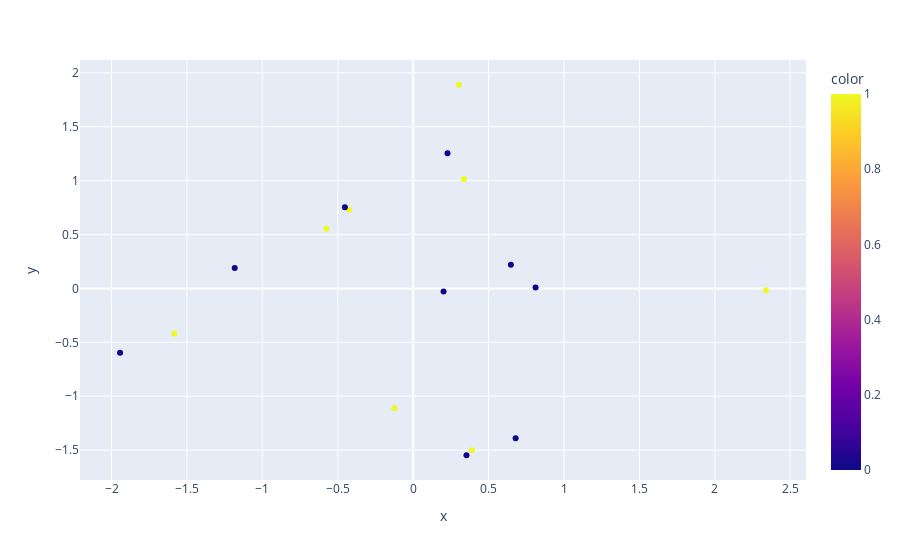

This figure's notebook cell:
### Code cell
train = dataset.reset_index()[~dataset.reset_index().period.between("2024-04-22","2024-04-27")]
test = dataset.reset_index()[dataset.reset_index().period.between("2024-04-22","2024-04-27")]
train = train[train.period.str.contains('09:35:00')]
test = test[test.period.str.contains('09:35:00')]

train_embeddings = pca.fit_transform(train.drop(columns=['movement', 'period']).values)

px.scatter(train.reset_index(),x=train_embeddings[:,0],y=train_embeddings[:,1],color=train.movement.values,hover_data=train.columns)

### Figure 1 — Plotly figure (JSON) as saved in the notebook; plotly's stock layout.template omitted (floating-point values rounded to 4 significant figures; data arrays with more than 128 entries replaced by an {"elided": "..."} marker saying what was removed)
{"data": [{"customdata": {"elided": "17x23 mixed values"}, "hovertemplate": "x=%{x}<br>y=%{y}<br>period=%{customdata[0]}<br>movement=%{customdata[1]}<br>movement_prev_period=%{customdata[2]}<br>chg_prev_period=%{customdata[3]}<br>vpoc_prev_period=%{customdata[4]}<br>total_volume_prev_period=%{customdata[5]}<br>vpoc_tpoc_dist_prev_period=%{customdata[6]}<br>vpoc_close_dist_prev_period=%{customdata[7]}<br>tpoc_close_dist_prev_period=%{customdata[8]}<br>vpoc_price_high_dist_prev_period=%{customdata[9]}<br>vpoc_price_low_dist_prev_period=%{customdata[10]}<br>tpoc_price_high_dist_prev_period=%{customdata[11]}<br>tpoc_price_low_dist_prev_period=%{customdata[12]}<br>price_std_prev_period=%{customdata[13]}<br>price_skew_prev_period=%{customdata[14]}<br>price_kurt_prev_period=%{customdata[15]}<br>vol_price_std_prev_period=%{customdata[16]}<br>vol_price_skew_prev_period=%{customdata[17]}<br>vol_price_kurt_prev_period=%{customdata[18]}<br>trapped_longs_prev_period=%{customdata[19]}<br>trapped_shorts_prev_period=%{customdata[20]}<br>trapped_shorts_at_extremes_prev_period=%{customdata[21]}<br>trapped_longs_at_extremes_prev_period=%{customdata[22]}<br>color=%{marker.color}<extra></extra>", "legendgroup": "", "marker": {"color": [0, 1, 1, 0, 0, 1, 0, 1, 0, 0, 0, 1, 1, 0, 0, 1, 1], "coloraxis": "coloraxis", "symbol": "circle"}, "mode": "markers", "name": "", "orientation": "v", "showlegend": false, "type": "scatter", "x": [-1.943, -0.4251, -1.583, -0.4527, 0.6479, -0.5756, 0.8114, -0.1249, -1.183, 0.6792, 0.2015, 0.3888, 2.339, 0.3534, 0.2278, 0.3028, 0.3365], "xaxis": "x", "y": [-0.5967, 0.729, -0.4184, 0.7529, 0.2198, 0.5525, 0.009016, -1.112, 0.1893, -1.39, -0.0288, -1.5, -0.0159, -1.547, 1.254, 1.889, 1.014], "yaxis": "y"}], "layout": {"coloraxis": {"colorbar": {"title": {"text": "color"}}, "colorscale": [[0, "#0d0887"], [0.1111, "#46039f"], [0.2222, "#7201a8"], [0.3333, "#9c179e"], [0.4444, "#bd3786"], [0.5556, "#d8576b"], [0.6667, "#ed7953"], [0.7778, "#fb9f3a"], [0.8889, "#fdca26"], [1, "#f0f921"]]}, "legend": {"tracegroupgap": 0}, "margin": {"t": 60}, "xaxis": {"anchor": "y", "domain": [0, 1], "title": {"text": "x"}}, "yaxis": {"anchor": "x", "domain": [0, 1], "title": {"text": "y"}}}}
